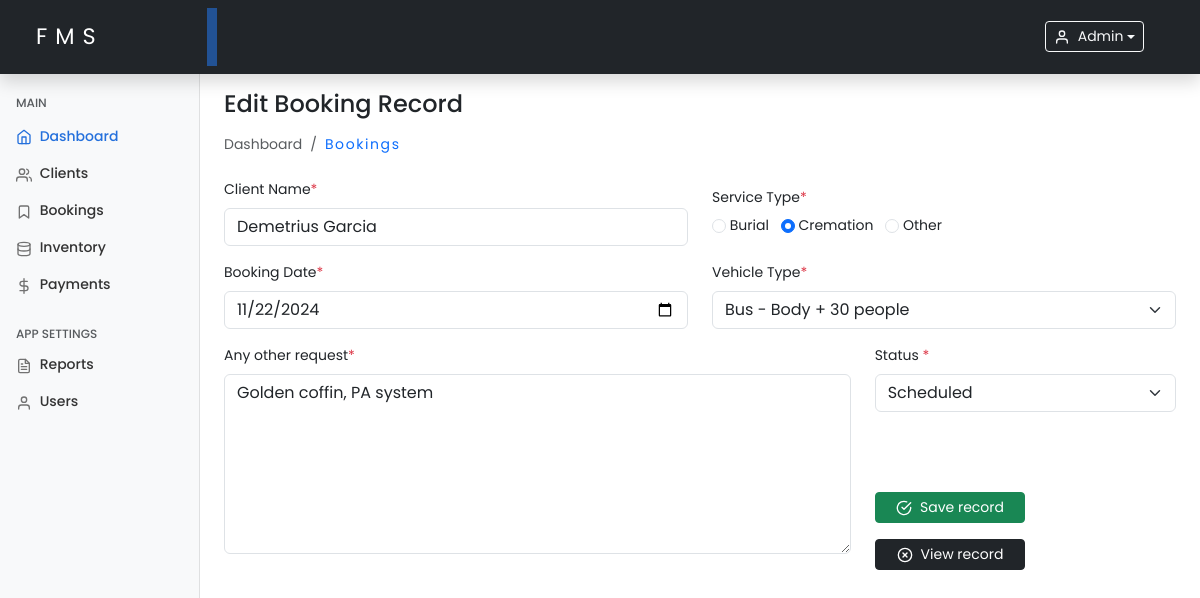
Before: /editBooking.php?id=24 (signed in) with the older database file.
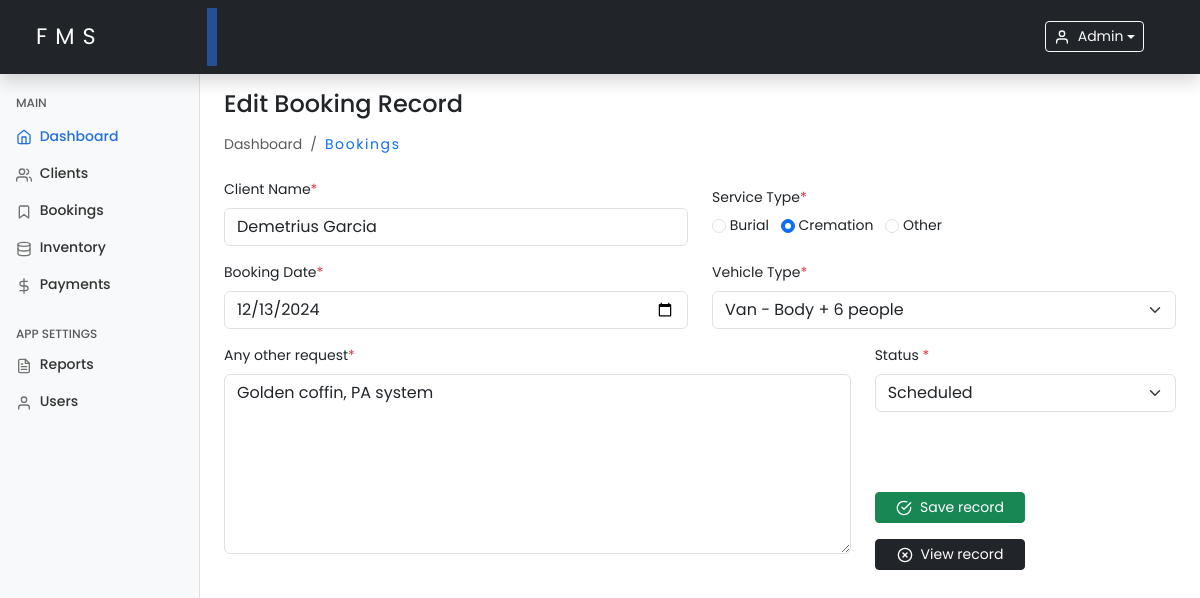
After: the same page with the newer database file.
### tables this page shows
CREATE TABLE `bookings` (
  `id` int(11) NOT NULL,
  `client_id` varchar(100) NOT NULL,
  `deceased_name` varchar(100) NOT NULL,
  `service_type` enum('burial','cremation','other') DEFAULT 'burial',
  `schedule_date` date NOT NULL,
  `vehicle_type` varchar(150) DEFAULT NULL,
  `request` varchar(255) DEFAULT NULL,
  `status` enum('scheduled','completed') DEFAULT 'scheduled',
  `created_at` timestamp NOT NULL DEFAULT current_timestamp(),
  `updated_at` timestamp NOT NULL DEFAULT current_timestamp() ON UPDATE current_timestamp()
);

### includes/functions.php (called while the page is built, shortened)
<?php
require_once 'config.php';
function getBookingById($bookingId)
{
    global $conn;
    $stmt = $conn->prepare("
        SELECT s.*, c.deceased_name AS client_name
        FROM bookings s
        JOIN clients c ON s.client_id = c.id
        WHERE s.id = ?
    ");
    $stmt->bind_param("i", $bookingId);
    if ($stmt->execute()) {
        $result = $stmt->get_result();
        if ($result->num_rows > 0) {
            return $result->fetch_assoc();
        }
    }
    return null;
}

### editBooking.php (the view, shortened to what the changed rows need)
<?php
include 'includes/functions.php';
$responseMessage = [];
if (isset($_GET['id']) && is_numeric($_GET['id'])) {
    $bookingId = $_GET['id'];
    $booking = getBookingById($bookingId, $conn);
} else {
    $responseMessage['error'] = 'Invalid booking ID.';
}
include './includes/header.php';
include './includes/sidebar.php';
?>
<main class="col-md-9 ms-sm-auto col-lg-10 px-md-4 mt-2">
    <form action="<?php echo $_SERVER["PHP_SELF"] . '?id=' . $bookingId; ?>" method="post">
        <div class="row">
            <div class="col-md-6 mb-3">
                <label for="deceased_name" class="form-label">Client Name<span class="text-danger">*</span></label>
                <input type="text" class="form-control custom-date" id="deceased_name" name="deceased_name" value="<?php echo htmlspecialchars($booking['deceased_name']); ?>" required>
            </div>
            <div class="col-md-6 mb-3">
                <div class="col">
                    <input class="form-check-input" type="radio" name="service_type" id="burial" value="burial" required <?php echo ($booking['service_type'] == 'burial') ? 'checked' : ''; ?>>
                    <label class="form-check-label me-2" for="burial">Burial</label>
                    <input class="form-check-input" type="radio" name="service_type" id="cremation" value="cremation" required <?php echo ($booking['service_type'] == 'cremation') ? 'checked' : ''; ?>>
                    <label class="form-check-label me-2" for="cremation">Cremation</label>
                    <input class="form-check-input" type="radio" name="service_type" id="other" value="other" required <?php echo ($booking['service_type'] == 'other') ? 'checked' : ''; ?>>
                    <label class="form-check-label me-2" for="other">Other</label>
                </div>
            </div>
            <div class="col-md-6 mb-3">
                <label for="schedule_date" class="form-label">Booking Date<span class="text-danger">*</span></label>
                <input type="date" class="form-control custom-date" id="schedule_date" name="schedule_date" value="<?php echo htmlspecialchars($booking['schedule_date']); ?>" required>
            </div>
            <div class="col-md-6 mb-3">
                <label for="vehicle_type" class="form-label">Vehicle Type<span class="text-danger">*</span></label>
                <select class="form-select" id="vehicle_type" name="vehicle_type" required>
                    <option value="van" <?php echo ($booking['vehicle_type'] == 'van') ? 'selected' : ''; ?>>Van - Body + 6 people</option>
                    <option value="bus" <?php echo ($booking['vehicle_type'] == 'bus') ? 'selected' : ''; ?>>Bus - Body + 30 people</option>
                </select>
            </div>
            <div class="col-md-8 mb-3">
                <label for="request" class="form-label">Any other request<span class="text-danger">*</span></label>
                <textarea class="form-control" placeholder="Leave a comment here" id="request" name="request" style="height: 180px"><?php echo htmlspecialchars($booking['request']); ?></textarea>
            </div>
            <div class="col-md-4 d-flex flex-column justify-content-between align-items-stretch">
                <div class="mb-3">
                    <label for="status" class="form-label">Status <span class="text-danger">*</span></label>
                    <select class="form-select" id="status" name="status" required>
                        <option value="scheduled" <?php echo ($booking['status'] == 'scheduled') ? 'selected' : ''; ?>>Scheduled</option>
                    </select>
                </div>
            </div>
        </div>
    </form>
</main>
<?php include './includes/footer.php'; ?>

Changed rows visible on the page:
changed bookings "Demetrius Garcia": schedule_date "11/22/2024" → "12/13/2024"; vehicle_type "Bus - Body + 30 people" → "Van - Body + 6 people"
